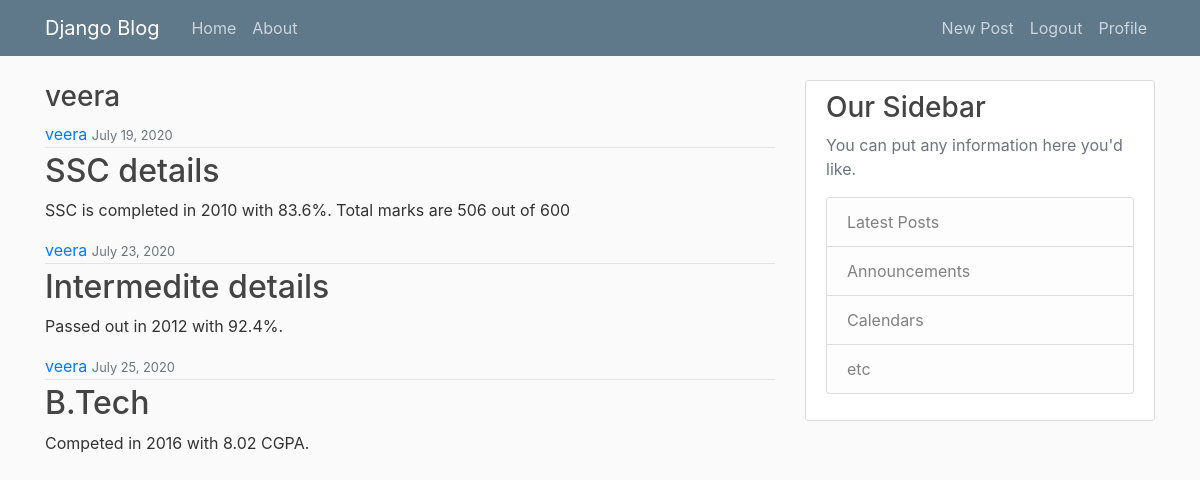
The page /users/profile/ (signed in) on the database its author committed.
### blog/models.py (models this page shows, shortened)
class Post(models.Model):
    title = models.CharField(max_length=100)
    content = models.TextField()
    date_posted = models.DateTimeField(default=timezone.now)
    auther = models.ForeignKey(User, on_delete=models.CASCADE)

### users/views.py (the view)
# urls.py: path('profile/', views.profile, name="profile"),
@login_required
def profile(request):
    user_data = User.objects.get(username=request.user.username)
    user_posts = user_data.post_set.all()
    return render(request, 'users/profile.html', {'user_posts':user_posts})

### users/templates/users/profile.html
{% extends 'blog/base.html' %}
{% block content %}
<h3>{{ user.username }}</h3>
<div class="media-body">
    {% for post in user_posts %}
    <div class="article-metadata">
        <a href="{% url 'user_profile' post.auther.pk %}">{{ post.auther }}</a>
        <small class="text-muted">{{post.date_posted | date:"F d, Y"}}</small>
    </div>
    <h2 class="article-title">{{ post.title }}</h2>
    <p class="article-content"> {{ post.content }}</p>
    {% endfor %}
</div>
{% endblock content %}

### blog/static/blog/main.css (style rules this page uses)
body { background: #fafafa; color: #333333; margin-top: 5rem; }
h1, h2, h3, h4, h5, h6 { color: #444444; }
.article-title { color: #444444; }
.article-content { white-space: pre-line; }
.article-metadata { padding-bottom: 1px; margin-bottom: 4px; border-bottom: 1px solid #e3e3e3 }

### rows shown on the page
Post: auther "veera", date_posted "July 19, 2020", title "SSC details", content "SSC is completed in 2010 with 83.6%. Total marks are 506 out of 600"
Post: auther "veera", date_posted "July 23, 2020", title "Intermedite details", content "Passed out in 2012 with 92.4%."
Post: auther "veera", date_posted "July 25, 2020", title "B.Tech", content "Competed in 2016 with 8.02 CGPA."

### other values the page prints
{{ user.username }} "veera"
